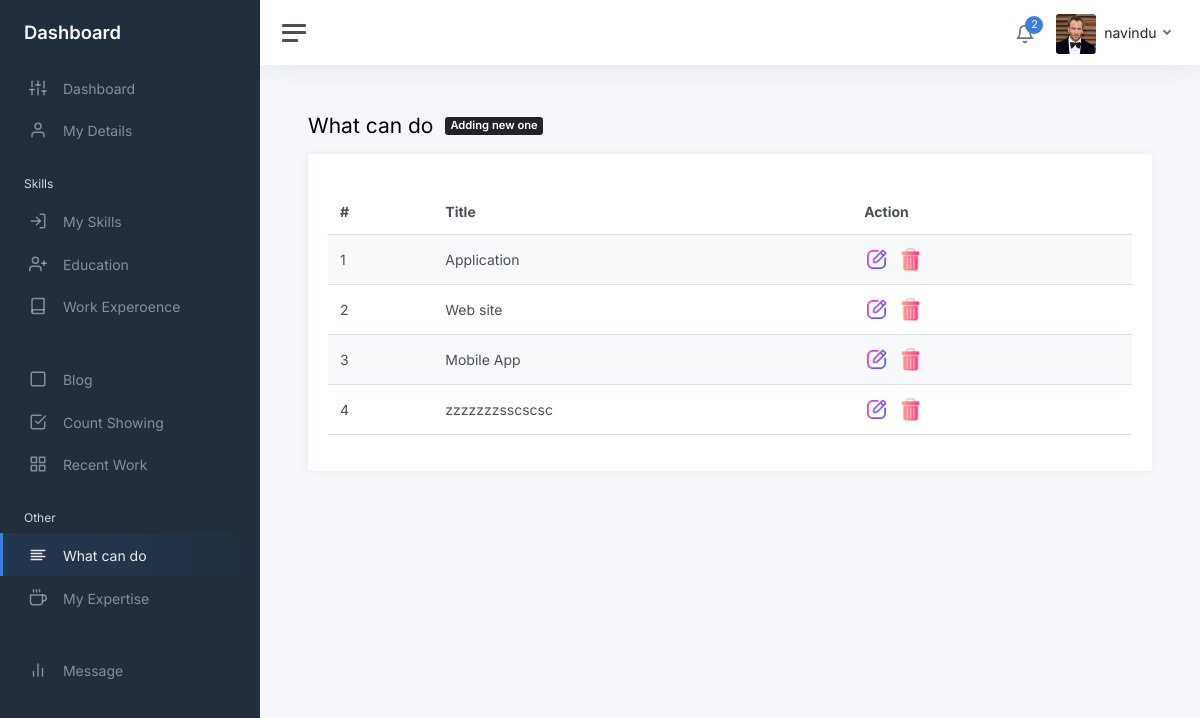
Page /admin2/static/cando.php (signed in) on the committed database.
### tables this page shows
CREATE TABLE `Detila` (
  `Id` int(11) NOT NULL,
  `Name` text DEFAULT NULL,
  `Role` text DEFAULT NULL,
  `AboutMe` text DEFAULT NULL,
  `Country` text DEFAULT NULL,
  `Profile_Pic` text DEFAULT NULL,
  `Bg_picture1` text DEFAULT NULL,
  `Bg_picture2` text DEFAULT NULL,
  `Skill_desc` text DEFAULT NULL,
  `email` varchar(255) DEFAULT NULL,
  `address` varchar(255) DEFAULT NULL,
  `telephone` varchar(20) DEFAULT NULL,
  `Cv` text DEFAULT NULL,
  `hirebanner` int(11) DEFAULT NULL
);

CREATE TABLE `CreateProduct` (
  `Id` int(11) NOT NULL,
  `Name` text DEFAULT NULL
);

### admin2/static/cando.php (the view, shortened to what this page needs)
<?php
    require_once '../../connection.php';
    require_once './header.php';
?>
            <main class="content">
				<div class="container-fluid p-0">
					<div class="mb-3">
						<h1 class="h3 d-inline align-middle">What can do</h1>
						<a class="badge bg-dark text-white ms-2" href="./addcando.php">
                               Adding new one
                            </a>
					</div>
                    <div class="row">
                        <div class="col-sm-12">
                            <div class="card" style="padding: 20px;">
                                <div style="margin-top: 15px;" class="">
                                    <table id="customerTable" class="table table-striped" style="width:100%">
                                        <thead>
                                            <tr>
                                                <th> # </th>
                                                <th> Title</th>
                                                <th> Action </th>
                                            </tr>
                                        </thead>
                                        <tbody class="contentable">
                                            <?php
                                                $i =1;
                                                $sql = "SELECT * FROM `CreateProduct`";
                                                $result = $conn->query($sql);
                                                while ($row = $result->fetch_assoc()) {
                                            ?>
                                            <tr>
                                                <td> <?php echo $i; ?> </td>
                                                <td> <?php echo $row['Name']; ?></td>
                                                <td>
                                                        <a href="editcando.php?id=<?php echo $row['Id']; ?>"><img src="../../Assets/web/edit1.png" alt="" style="width:25px;height:25px; margin-right:5px;"></a>
                                                        <a onclick="deleteRecord(<?php echo $row['Id']; ?>)"><img src="../../Assets/web/delete.png" alt="" style="width:25px;height:25px; margin-right:5px;"></a>
                                                </td>
                                                <?php  $i = $i + 1; ?>
                                            </tr>
                                            <?php } ?>
                                        </tbody>
                                    </table>
                                </div>
                            </div>
                        </div>
                    </div>
				</div>
			</main>
		</div>
	</div>
</body>
</html>

### admin2/static/header.php (shortened to what this page needs)
<!DOCTYPE html>
<html lang="en">
<head>
	<link href="css/app.css" rel="stylesheet">
</head>
<body>
	<div class="wrapper">
		<nav id="sidebar" class="sidebar js-sidebar">
			<div class="sidebar-content js-simplebar">
				<a class="sidebar-brand" href="index.html">
                    <span class="align-middle">Dashboard</span>
                </a>
				<ul class="sidebar-nav">
					<li class="sidebar-item active">
						<a class="sidebar-link" href="./index.php">
                        <i class="align-middle" data-feather="sliders"></i> <span class="align-middle">Dashboard</span>
                        </a>
					</li>
					<li class="sidebar-item">
						<a class="sidebar-link" href="./mydetails.php">
                        <i class="align-middle" data-feather="user"></i> <span class="align-middle">My Details</span>
                        </a>
					</li>
                    <li class="sidebar-header">
						Skills
					</li>
					<li class="sidebar-item">
						<a class="sidebar-link" href="./skills.php">
                        <i class="align-middle" data-feather="log-in"></i> <span class="align-middle">My Skills</span>
                        </a>
					</li>
					<li class="sidebar-item">
                            <a class="sidebar-link" href="education.php">
                            <i class="align-middle" data-feather="user-plus"></i> <span class="align-middle">Education</span>
                            </a>
					</li>
					<li class="sidebar-item">
						<a class="sidebar-link" href="workexperience.php">
                        <i class="align-middle" data-feather="book"></i> <span class="align-middle">Work Experoence</span>
                        </a>
					</li>
					<li class="sidebar-header">
					</li>
					<li class="sidebar-item">
						<a class="sidebar-link" href="blog.php">
                        <i class="align-middle" data-feather="square"></i> <span class="align-middle">Blog</span>
                        </a>
					</li>
					<li class="sidebar-item ">
						<a class="sidebar-link" href="countshow.php">
                        <i class="align-middle" data-feather="check-square"></i> <span class="align-middle">Count Showing</span>
                        </a>
					</li>
					<li class="sidebar-item">
						<a class="sidebar-link" href="recentwork.php">
                        <i class="align-middle" data-feather="grid"></i> <span class="align-middle">Recent Work</span>
                        </a>
					</li>
                    <li class="sidebar-header">
						Other
					</li>
					<li class="sidebar-item">
						<a class="sidebar-link" href="cando.php">
                        <i class="align-middle" data-feather="align-left"></i> <span class="align-middle">What can do</span>
                        </a>
					</li>
					<li class="sidebar-item">
						<a class="sidebar-link" href="myexpertise.php">
                        <i class="align-middle" data-feather="coffee"></i> <span class="align-middle">My Expertise</span>
                        </a>
					</li>
                    <li class="sidebar-header">
                    </li>
					<li class="sidebar-item">
						<a class="sidebar-link" href="mymsg.php">
                        <i class="align-middle" data-feather="bar-chart-2"></i> <span class="align-middle">Message</span>
                        </a>
					</li>
				</ul>
			</div>
		</nav>
		<div class="main">
			<nav class="navbar navbar-expand navbar-light navbar-bg">
				<a class="sidebar-toggle js-sidebar-toggle">
                    <i class="hamburger align-self-center"></i>
                </a>
				<div class="navbar-collapse collapse">
					<ul class="navbar-nav navbar-align">
						<li class="nav-item dropdown">
							<a class="nav-icon dropdown-toggle" href="mymsg.php">
								<div class="position-relative">
									<i class="align-middle" data-feather="bell"></i>
									<span class="indicator"><?php require_once 'php/showmsgcount.php'; ?></span>
								</div>
							</a>
						</li>
						<li class="nav-item dropdown">
                            <?php
                                $sql = "SELECT * FROM `Detila`";
                                $result = $conn->query($sql);
                                while ($row = $result->fetch_assoc()) {
                            ?>
							<a class="nav-link dropdown-toggle d-none d-sm-inline-block" href="#" data-bs-toggle="dropdown">
                                <img src="../../Assets/profile/<?php echo  $row['Profile_Pic'];?>" class="avatar img-fluid rounded me-1" alt="Charles Hall" /> <span class="text-dark"><?php echo  $row['Name'];?></span>
                            </a>
                            <?php } ?>
						</li>
					</ul>
				</div>
			</nav>

### rows in the picture
detila: Profile_Pic (picture), Name "navindu"
createproduct: Name "Application"
createproduct: Name "Web site"
createproduct: Name "Mobile App"
createproduct: Name "zzzzzzzsscscsc"

### other values in the picture
$rowCount "2"
